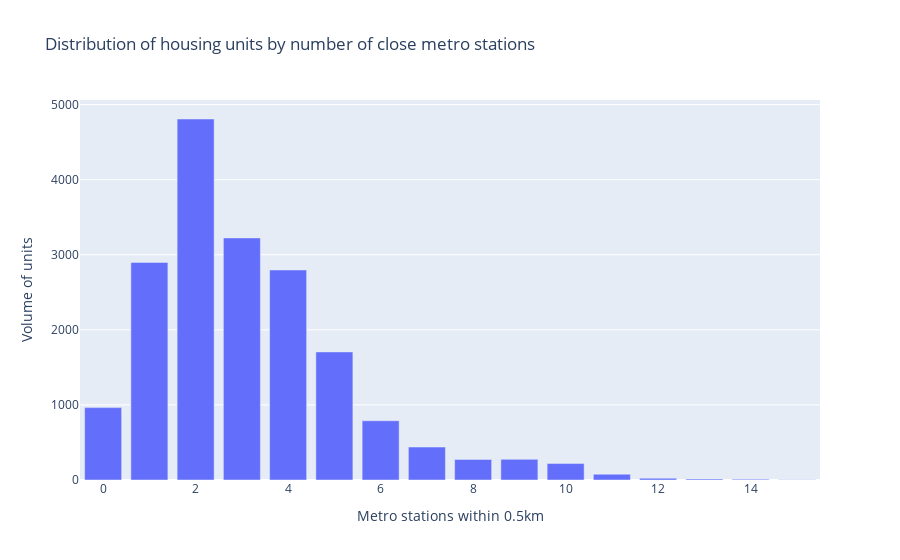
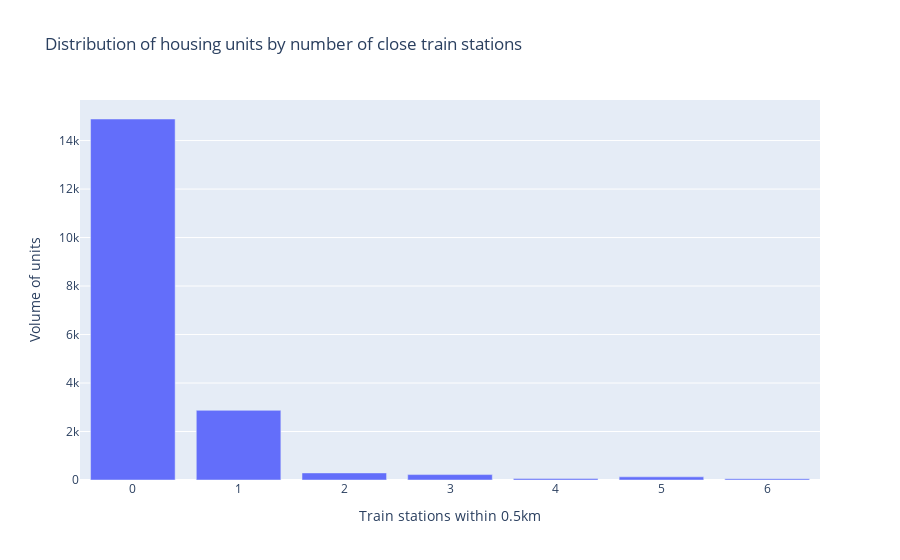

Here is the notebook cell these charts were saved with, in order:
### Code cell
fig = px.bar(train['n_metros_within_0.5km'].value_counts(), title='Distribution of housing units by number of close metro stations')
fig.update_layout(xaxis_title='Metro stations within 0.5km', yaxis_title='Volume of units', showlegend=False)
fig.show()

fig = px.bar(train['n_trains_within_0.5km'].value_counts(), title='Distribution of housing units by number of close train stations')
fig.update_layout(xaxis_title='Train stations within 0.5km', yaxis_title='Volume of units', showlegend=False)
fig.show()

### Figure 1 — Plotly figure (JSON) as saved in the notebook; plotly's stock layout.template omitted (floating-point values rounded to 4 significant figures)
{"data": [{"alignmentgroup": "True", "hovertemplate": "variable=n_metros_within_0.5km<br>index=%{x}<br>value=%{y}<extra></extra>", "legendgroup": "n_metros_within_0.5km", "marker": {"color": "#636efa", "pattern": {"shape": ""}}, "name": "n_metros_within_0.5km", "offsetgroup": "n_metros_within_0.5km", "orientation": "v", "showlegend": true, "textposition": "auto", "type": "bar", "x": [2, 3, 1, 4, 5, 0, 6, 7, 9, 8, 10, 11, 12, 13, 14, 15], "xaxis": "x", "y": [4808, 3224, 2898, 2797, 1706, 964, 789, 439, 275, 274, 219, 77, 24, 14, 11, 4], "yaxis": "y"}], "layout": {"barmode": "relative", "legend": {"title": {"text": "variable"}, "tracegroupgap": 0}, "showlegend": false, "title": {"text": "Distribution of housing units by number of close metro stations"}, "xaxis": {"anchor": "y", "domain": [0, 1], "title": {"text": "Metro stations within 0.5km"}}, "yaxis": {"anchor": "x", "domain": [0, 1], "title": {"text": "Volume of units"}}}}

### Figure 2 — Plotly figure (JSON) as saved in the notebook; plotly's stock layout.template omitted (floating-point values rounded to 4 significant figures)
{"data": [{"alignmentgroup": "True", "hovertemplate": "variable=n_trains_within_0.5km<br>index=%{x}<br>value=%{y}<extra></extra>", "legendgroup": "n_trains_within_0.5km", "marker": {"color": "#636efa", "pattern": {"shape": ""}}, "name": "n_trains_within_0.5km", "offsetgroup": "n_trains_within_0.5km", "orientation": "v", "showlegend": true, "textposition": "auto", "type": "bar", "x": [0, 1, 2, 3, 5, 4, 6], "xaxis": "x", "y": [14889, 2873, 292, 223, 130, 63, 53], "yaxis": "y"}], "layout": {"barmode": "relative", "legend": {"title": {"text": "variable"}, "tracegroupgap": 0}, "showlegend": false, "title": {"text": "Distribution of housing units by number of close train stations"}, "xaxis": {"anchor": "y", "domain": [0, 1], "title": {"text": "Train stations within 0.5km"}}, "yaxis": {"anchor": "x", "domain": [0, 1], "title": {"text": "Volume of units"}}}}
